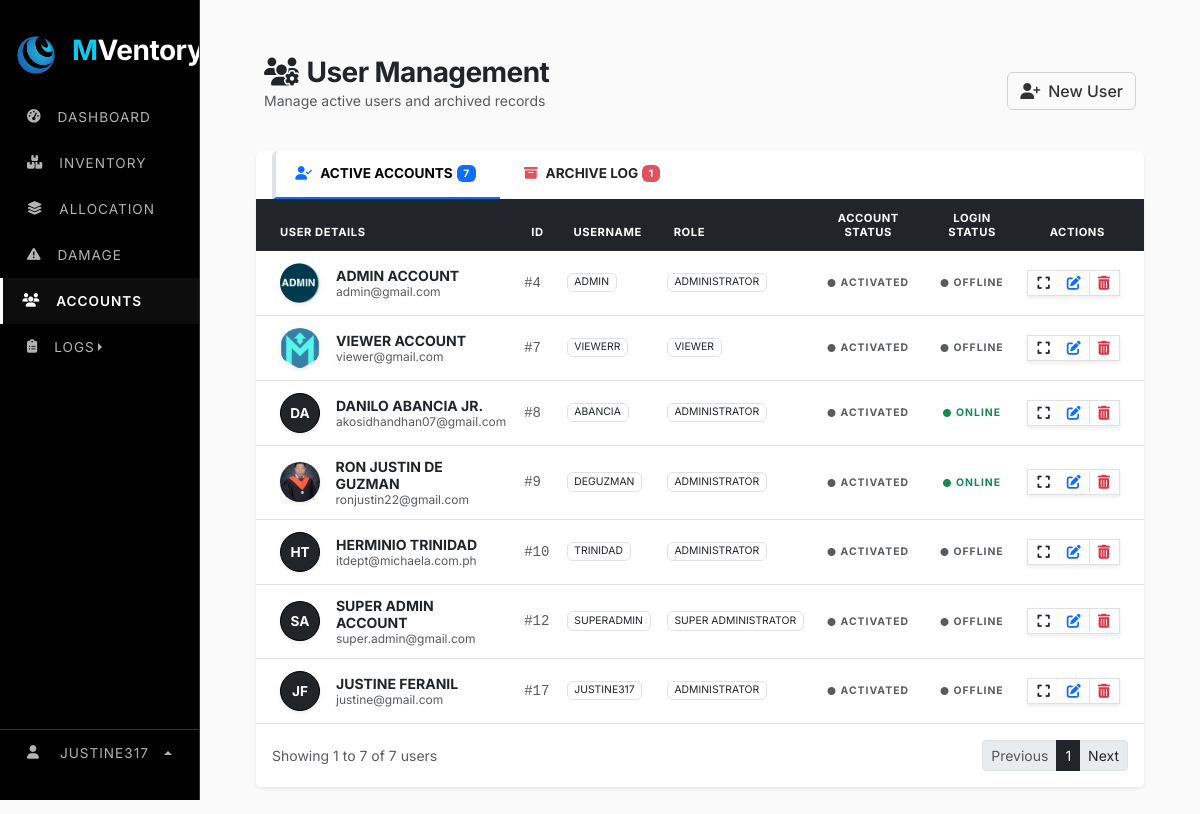
Page /web_content/accounts.php (signed in) on the committed database.
### tables this page shows
CREATE TABLE `system_settings` (
  `setting_key` varchar(100) NOT NULL,
  `setting_value` varchar(255) NOT NULL,
  `setting_type` enum('string','number','boolean','select') NOT NULL,
  `category` enum('general','inventory','notifications','security') NOT NULL,
  `description` varchar(255) DEFAULT NULL,
  PRIMARY KEY (`setting_key`)
);

CREATE TABLE `users` (
  `user_id` int(11) NOT NULL AUTO_INCREMENT,
  `role_id` varchar(15) NOT NULL,
  `username` varchar(9999) NOT NULL,
  `first_name` varchar(100) NOT NULL,
  `last_name` varchar(100) NOT NULL,
  `phone` varchar(11) NOT NULL,
  `address` varchar(500) DEFAULT NULL,
  `role` varchar(30) NOT NULL,
  `status` varchar(20) NOT NULL DEFAULT 'active',
  `email` varchar(150) NOT NULL,
  `password` varchar(255) NOT NULL,
  `profile_image` varchar(999) NOT NULL,
  `is_active` tinyint(1) DEFAULT 1,
  `is_login` tinyint(1) NOT NULL,
  `last_login` datetime DEFAULT NULL,
  `created_at` timestamp NOT NULL DEFAULT current_timestamp(),
  `deleted_at` timestamp NULL DEFAULT NULL,
  `last_activity` datetime DEFAULT current_timestamp(),
  PRIMARY KEY (`user_id`),
  UNIQUE KEY `email` (`email`)
);

### web_content/accounts.php (the view, shortened to what the rows shown need)
<?php
    include "../render/connection.php";
    include "../src/cdn/cdn_links.php";
    include "../fetch/fetch_account.php";
?>
<!doctype html>
<html lang="en">
    <head>
        <link rel="stylesheet" href="../src/style/main_style.css">
        <link rel="stylesheet" href="../src/style/accounts_style.css">
    </head>
    <body>
        <div class="row">
            <div class="col-lg-2">
                <?php include "../nav/sidebar_nav.php"; ?>
            </div>
            <div class="col">
                <div class="main-content">
                    <div class="container mt-4">
                        <div class="tab-content">
                            <div class="tab-pane fade show active" id="active-content">
                                <div class="card shadow-sm border-0 rounded-0 rounded-bottom">
                                    <div class="table-responsive">
                                        <table class="table table-hover align-middle mb-0">
                                            <thead class="table-dark">
                                                <tr>
                                                    <th class="ps-4 text-muted small">USER DETAILS</th>
                                                    <th class="text-muted small">ID</th>
                                                    <th class="text-muted small">USERNAME</th>
                                                    <th class="text-muted small">ROLE</th>
                                                    <th class="text-muted small text-center">ACCOUNT STATUS</th>
                                                    <th class="text-muted small text-center">LOGIN STATUS</th>
                                                    <th class="text-center text-muted small pe-4">ACTIONS</th>
                                                </tr>
                                            </thead>
                                            <tbody>
                                                <?php while($row = $user_result->fetch_assoc()):
                                                    $initials = strtoupper(substr($row['first_name'],0,1).substr($row['last_name'],0,1));
                                                ?>
                                                <tr>
                                                    <td class="ps-4">
                                                        <div class="d-flex align-items-center py-1">
                                                            <?php if (!empty($row['profile_image']) && file_exists($row['profile_image'])): ?>
                                                                <img src="<?= $row['profile_image'] ?>" class="me-3 shadow-sm" style="width: 40px; height: 40px; object-fit: cover; border-radius: 5rem;">
                                                            <?php else: ?>
                                                                <div class="me-3 d-flex align-items-center justify-content-center bg-dark text-white fw-bold shadow-sm rounded-circle" style="width: 40px; height: 40px; font-size: 0.85rem; border: 1px solid #000;"><?= $initials ?></div>
                                                            <?php endif; ?>
                                                            <div>
                                                                <div class="fw-bold text-dark mb-0 small text-uppercase"><?= $row['first_name'].' '.$row['last_name'] ?></div>
                                                                <div class="text-muted" style="font-size: 0.75rem;"><?= $row['email'] ?></div>
                                                            </div>
                                                        </div>
                                                    </td>
                                                    <td><span class="text-muted font-monospace small">#<?= $row['user_id'] ?></span></td>
                                                    <td><span class="badge border text-dark fw-normal text-uppercase" style="font-size: 0.65rem;"><?= $row['username'] ?></span></td>
                                                    <td><span class="badge border text-dark fw-normal text-uppercase" style="font-size: 0.65rem;"><?= $row['role'] ?></span></td>
                                                    <td class="text-center">
                                                        <span class="fw-bold <?= ($row['status'] == 'ACTIVE') ? 'text-dark' : 'text-muted' ?>" style="font-size: 0.65rem; letter-spacing: 1px;">
                                                            <i class="fa-solid fa-circle me-1" style="font-size: 0.5rem;"></i><?= ($row['status'] == 'active') ? 'ACTIVATED' : 'DEACTIVATED' ?>
                                                        </span>
                                                    </td>
                                                    <td class="text-center">
                                                        <span class="fw-bold <?= ($row['is_login'] == 1) ? 'text-success status-pulse' : 'text-muted' ?>" style="font-size: 0.65rem; letter-spacing: 1px;">
                                                            <i class="fa-solid fa-circle me-1" style="font-size: 0.5rem;"></i><?= ($row['is_login'] == 1) ? 'ONLINE' : 'OFFLINE' ?>
                                                        </span>
                                                    </td>
                                                    <td class="text-center pe-4">
                                                        <div class="btn-group btn-group-sm border rounded-0 shadow-sm">
                                                            <button class="btn btn-link text-dark py-1"
                                                                    data-bs-toggle="modal"
                                                                    data-bs-target="#viewUserModal"
                                                                    data-id="<?= $row['user_id'] ?>"
                                                                    data-username="<?= $row['username'] ?>"
                                                                    data-fname="<?= $row['first_name'] ?>"
                                                                    data-lname="<?= $row['last_name'] ?>"
                                                                    data-email="<?= $row['email'] ?>"
                                                                    data-role="<?= $row['role'] ?>"
                                                                    data-status="<?= $row['status'] ?>"
                                                                    data-phone="<?= $row['phone'] ?>"
                                                                    data-address="<?= $row['address'] ?? 'No address provided' ?>"
                                                                    data-created="<?= date('M d, Y', strtotime($row['created_at'])) ?>"
                                                                    data-lastlogin="<?= $row['last_login'] ? date('M d, Y h:i A', strtotime($row['last_login'])) : 'Never' ?>"
                                                                    data-img="<?= $row['profile_image'] ?>"
                                                                    data-initials="<?= $initials ?>">
                                                                <i class="fa-solid fa-expand"></i>
                                                            </button>
                                                            <button type="button"
                                                                class="btn btn-sm btn-link "
                                                                data-bs-toggle="modal"
                                                                data-bs-target="#editUserModal"
                                                                data-id="<?= $row['user_id']; ?>"
                                                                data-username="<?= $row['username']; ?>"
                                                                data-status="<?= $row['status']; ?>">
                                                                <i class="fa-solid fa-pen-to-square"></i>
                                                            </button>
                                                            <button type="button"
                                                                class="btn btn-sm btn-link text-danger border-start"
                                                                data-bs-toggle="modal"
                                                                data-bs-target="#deleteUserModal"
                                                                data-id="<?= $row['user_id'] ?>"
                                                                data-username="<?= $row['username'] ?>"
                                                                data-fname="<?= $row['first_name'] ?>"
                                                                data-lname="<?= $row['last_name'] ?>"
                                                                data-email="<?= $row['email'] ?>"
                                                                data-role="<?= $row['role'] ?>"
                                                                data-status="<?= $row['status'] ?>"
                                                                data-phone="<?= $row['phone'] ?>"
                                                                data-address="<?= $row['address'] ?? 'No address provided' ?>"
                                                                data-created="<?= date('M d, Y', strtotime($row['created_at'])) ?>"
                                                                data-lastlogin="<?= $row['last_login'] ? date('M d, Y h:i A', strtotime($row['last_login'])) : 'Never' ?>"
                                                                data-img="<?= $row['profile_image'] ?>"
                                                                data-initials="<?= $initials ?>">
                                                                <i class="fa-solid fa-trash-can"></i>
                                                            </button>
                                                        </div>
                                                    </td>
                                                </tr>
                                                <?php endwhile; ?>
                                            </tbody>
                                        </table>
                                    </div>
                                </div>
                            </div>
                        </div>
                    </div>
                </div>
            </div>
        </div>
    </body>
</html>

### nav/sidebar_nav.php (shortened to what the rows shown need)
<?php
$app_name = "SELECT setting_value FROM system_settings WHERE setting_key = 'app_name'";
$result = $conn->query($app_name);
if ($result && $result->num_rows > 0) {
    $row = $result->fetch_assoc();
    $app_name_value = $row['setting_value'];
} else {
    $app_name_value = "MVentory";
}
$words = explode(" ", $app_name_value);
if (count($words) > 1) {
    $first_part = '<span class="text-info">' . htmlspecialchars($words[0]) . '</span>';
    array_shift($words);
    $second_part = htmlspecialchars(implode("", $words));
    $display_name = $first_part . $second_part;
} else {
    $display_name = htmlspecialchars($app_name_value);
}
$app_logo = "SELECT setting_value FROM system_settings WHERE setting_key = 'app_logo'";
$result_logo = $conn->query($app_logo);
if ($result_logo && $result_logo->num_rows > 0) {
    $row_logo = $result_logo->fetch_assoc();
    $app_logo_value = $row_logo['setting_value'];
} else {
    $app_logo_value = "default_logo.png";
}
?>
<link rel="stylesheet" href="../src/style/navbar_style.css">
<div class="sidebar-stark" id="sidebar">
    <div class="sidebar-header">
        <img src="../src/image/logo/<?php echo $app_logo_value; ?>" width="40" alt="Logo">
        <h3 class="ms-3 fw-bold text-white logo-text"><?php echo $display_name; ?></h3>
    </div>
</div>

### rows in the picture
system_settings: setting_value (picture)
system_settings: setting_value "M"
users: profile_image (picture), first_name "ADMIN", last_name "ACCOUNT", email "admin@gmail.com", user_id "4", username "ADMIN", role "ADMINISTRATOR", status "ACTIVATED", is_login "OFFLINE"
users: profile_image (picture), first_name "VIEWER", last_name "ACCOUNT", email "viewer@gmail.com", user_id "7", username "VIEWERR", role "VIEWER", status "ACTIVATED", is_login "OFFLINE"
users: initials "DA", first_name "DANILO", last_name "ABANCIA JR.", email "akosidhandhan07@gmail.com", user_id "8", username "ABANCIA", role "ADMINISTRATOR", status "ACTIVATED", is_login "ONLINE"
users: profile_image (picture), first_name "RON JUSTIN", last_name "DE GUZMAN", email "ronjustin22@gmail.com", user_id "9", username "DEGUZMAN", role "ADMINISTRATOR", status "ACTIVATED", is_login "ONLINE"
users: initials "HT", first_name "HERMINIO", last_name "TRINIDAD", email "itdept@michaela.com.ph", user_id "10", username "TRINIDAD", role "ADMINISTRATOR", status "ACTIVATED", is_login "OFFLINE"
users: initials "SA", first_name "SUPER ADMIN", last_name "ACCOUNT", email "super.admin@gmail.com", user_id "12", username "SUPERADMIN", role "SUPER ADMINISTRATOR", status "ACTIVATED", is_login "OFFLINE"
users: initials "JF", first_name "JUSTINE", last_name "FERANIL", email "justine@gmail.com", user_id "17", username "JUSTINE317", role "ADMINISTRATOR", status "ACTIVATED", is_login "OFFLINE"

### other values in the picture
$_SESSION['username'] "JUSTINE317"
$total_active "7"
$total_archived "1"
$offset+1 "1"
min($offset+$limit, $total_active) "7"
$page "1"
